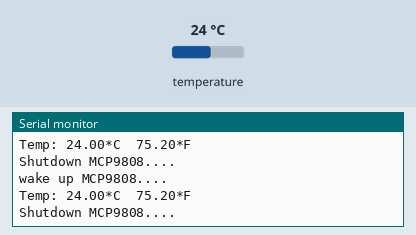
Recording of a sketch running on a simulated Arduino Uno, built with avr-gcc and run on an emulated ATmega328P. On the bench: the last lines printed to the serial monitor. The inputs (shaded band) are chosen by the test bench; at power-on: temperature 24 °C.

Above: at 3.0 s.
3.1 s: temperature set to 12 °C
At 4.75 s:
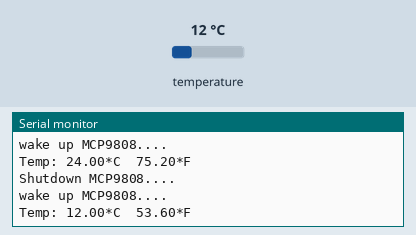
6.1 s: temperature set to 19 °C
At 8.3 s:
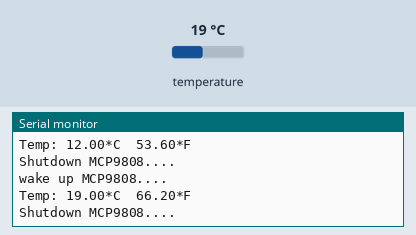
Timing chart, 0 to 9.8 s (numbered marks = the images above; inputs shaded):
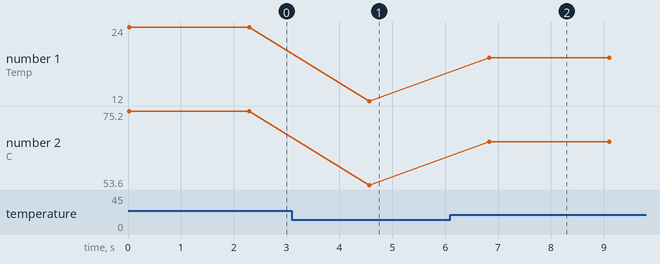

Measured:
- after the input at 3.1 s, the serial monitor: prints a new line after 1.5 s (image 1)
- after the input at 6.1 s, the serial monitor: prints a new line after 0.74 s (image 2)
- plotted number 1: 24 → 12 after the input at 3.1 s, 12 → 19 after the input at 6.1 s
- plotted number 2: 75.2 → 53.6 after the input at 3.1 s, 53.6 → 66.2 after the input at 6.1 s

The sketch:

MCP_9808.ino
```cpp
#include <Wire.h>
#include "Adafruit_MCP9808.h"

//create MCP9808 Temp Sensor
Adafruit_MCP9808 tempsensor = Adafruit_MCP9808();


void setup() {
  Serial.begin(9600);
  Serial.println("MCP9808 demo");

    //make sure the sesnor is found
    if (!tempsensor.begin()) {
    Serial.println("Couldn't find MCP9808!");
    while (1)
      ;
  }
}


void loop() {
  //Read temp from sensor
  float c = tempsensor.readTempC();
  //convert to F
  float f = c * 9.0 / 5.0 + 32;

  Serial.print("Temp: ");
  Serial.print(c);
  Serial.print("*C\t");
  Serial.print(f);
  Serial.println("*F");
  delay(250);

  Serial.println("Shutdown MCP9808.... ");
  tempsensor.shutdown_wake(1);  // shutdown MSP9808 - power consumption ~0.1 mikro Ampere

  delay(2000);

  Serial.println("wake up MCP9808.... ");  // wake up MSP9808 - power consumption ~200 mikro Ampere
  tempsensor.shutdown_wake(0);
}
```
